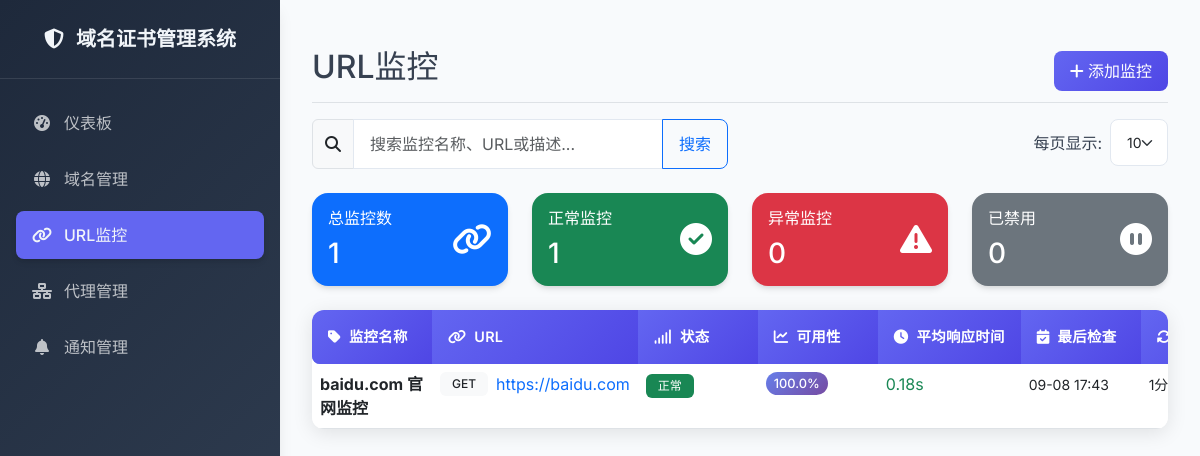
The app's page /urls with its own data.
### app/models/url.py (models this page shows, shortened)
class URL(db.Model):
    id = db.Column(db.Integer, primary_key=True)
    name = db.Column(db.String(255), nullable=False)
    url = db.Column(db.String(500), nullable=False)
    description = db.Column(db.Text)
    is_active = db.Column(db.Boolean, default=True)
    check_interval = db.Column(db.Integer, default=1)  # 检查间隔（分钟）
    timeout = db.Column(db.Integer, default=10)  # 超时时间（秒）
    retry_count = db.Column(db.Integer, default=1)  # 重试次数
    method = db.Column(db.String(10), default='GET')  # GET, POST, PUT, DELETE等
    headers = db.Column(db.Text)  # JSON格式的请求头
    body = db.Column(db.Text)  # 请求体
    content_type = db.Column(db.String(100), default='application/json')  # 内容类型
    expected_status_codes = db.Column(db.String(100), default='200')  # 期望的状态码，逗号分隔
    expected_response_contains = db.Column(db.Text)  # 期望响应包含的内容
    expected_response_not_contains = db.Column(db.Text)  # 期望响应不包含的内容
    response_time_threshold = db.Column(db.Float, default=5.0)  # 响应时间阈值（秒）
    follow_redirects = db.Column(db.Boolean, default=True)  # 是否跟随重定向
    verify_ssl = db.Column(db.Boolean, default=True)  # 是否验证SSL证书
    accept_invalid_cert = db.Column(db.Boolean, default=False)  # 是否接受无效证书
    notification_config_id = db.Column(db.Integer, db.ForeignKey('notification_config.id'), nullable=True)
    proxy_id = db.Column(db.Integer, db.ForeignKey('proxies.id'), nullable=True)
    created_at = db.Column(db.DateTime, default=datetime.utcnow)
    updated_at = db.Column(db.DateTime, default=datetime.utcnow, onupdate=datetime.utcnow)
    url_checks = db.relationship('URLCheck', backref='url', lazy=True, cascade='all, delete-orphan')
    notification_config = db.relationship('NotificationConfig', backref='urls')
    proxy = db.relationship('Proxy', back_populates='url_checks')
    @property
    def status_display(self):
        if not self.is_active:
            return '已禁用'
        latest_check = self.url_checks[-1] if self.url_checks else None
        if not latest_check:
            return '未检查'
        if latest_check.is_available:
            return '正常'
        else:
            return '异常'
    @property
    def status_badge_class(self):
        if not self.is_active:
            return 'bg-secondary'
        latest_check = self.url_checks[-1] if self.url_checks else None
        if not latest_check:
            return 'bg-secondary'
        if latest_check.is_available:
            return 'bg-success'
        else:
            return 'bg-danger'
    @property
    def average_response_time(self):
        if not self.url_checks:
            return 0.0
        response_times = [check.response_time for check in self.url_checks if check.response_time is not None]
        if not response_times:
            return 0.0
        return round(sum(response_times) / len(response_times), 2)
    @property
    def availability_progress_data(self):
        recent_checks = self.url_checks[-10:] if len(self.url_checks) >= 10 else self.url_checks
        bars = []
        empty_count = 10 - len(recent_checks)
        for i in range(empty_count):
            bars.append({'status': 'empty'})
        for check in recent_checks:
            bars.append({
                'status': 'success' if check.is_available else 'failure',
                'tooltip': f"{'成功' if check.is_available else '失败'} - {check.checked_at.strftime('%m-%d %H:%M')}"
            })
        total_checks = len(recent_checks)
        successful_checks = sum(1 for check in recent_checks if check.is_available)
        percentage = round((successful_checks / total_checks) * 100, 1) if total_checks > 0 else 0.0
        return {
            'bars': bars,
            'percentage': percentage,
            'total_checks': total_checks,
            'successful_checks': successful_checks
        }

### app/models/notification.py (models this page shows, shortened)
class URLCheck(db.Model):
    id = db.Column(db.Integer, primary_key=True)
    url_id = db.Column(db.Integer, db.ForeignKey('url.id'), nullable=False)
    status_code = db.Column(db.Integer)
    response_time = db.Column(db.Float)
    is_available = db.Column(db.Boolean, default=True)
    error_message = db.Column(db.Text)
    checked_at = db.Column(db.DateTime, default=get_current_beijing_time)
    response_size = db.Column(db.Integer)  # 响应大小（字节）
    response_headers = db.Column(db.Text)  # 响应头（JSON格式）
    response_content = db.Column(db.Text)  # 响应内容（截取前1000字符）
    status_code_valid = db.Column(db.Boolean)  # 状态码是否有效
    response_time_valid = db.Column(db.Boolean)  # 响应时间是否在阈值内
    content_valid = db.Column(db.Boolean)  # 内容验证是否通过
    ssl_valid = db.Column(db.Boolean)  # SSL证书是否有效
    retry_count = db.Column(db.Integer, default=0)  # 实际重试次数
    final_url = db.Column(db.String(500))  # 最终URL（考虑重定向）
    dns_time = db.Column(db.Float)  # DNS解析时间
    connect_time = db.Column(db.Float)  # 连接时间
    transfer_time = db.Column(db.Float)  # 传输时间

### app/views/urls.py (the view)
@urls_bp.route('/urls')
def index():
    search = request.args.get('search', '')
    page = request.args.get('page', 1, type=int)
    per_page = request.args.get('per_page', 10, type=int)
    query = URL.query
    if search:
        query = query.filter(
            URL.name.contains(search) |
            URL.url.contains(search) |
            URL.description.contains(search)
        )
    pagination = query.paginate(
        page=page,
        per_page=per_page,
        error_out=False
    )
    urls = pagination.items
    return render_template('urls/index.html',
                         urls=urls,
                         pagination=pagination,
                         search=search,
                         per_page=per_page)

### app/templates/urls/index.html (shortened to what this page needs)
{% extends "base.html" %}
{% block content %}
<div class="d-flex justify-content-between flex-wrap flex-md-nowrap align-items-center pt-3 pb-2 mb-3 border-bottom">
    <h1 class="h2">URL监控</h1>
    <div class="btn-toolbar mb-2 mb-md-0">
        <a href="{{ url_for('urls.new') }}" class="btn btn-primary">
            <i class="fas fa-plus"></i> 添加监控
        </a>
    </div>
</div>
<div class="row mb-4">
    <div class="col-md-6">
        <form method="GET" action="{{ url_for('urls.index') }}" class="d-flex">
            <div class="input-group">
                <span class="input-group-text">
                    <i class="fas fa-search"></i>
                </span>
                <input type="text" class="form-control" name="search" value="{{ search }}"
                       placeholder="搜索监控名称、URL或描述...">
                <button type="submit" class="btn btn-outline-primary">搜索</button>
            </div>
        </form>
    </div>
    <div class="col-md-6 text-end">
        <div class="d-flex align-items-center justify-content-end">
            <label class="me-2">每页显示:</label>
            <select class="form-select form-select-sm" style="width: auto;" onchange="changePerPage(this.value)">
                <option value="10" {% if per_page == 10 %}selected{% endif %}>10</option>
            </select>
        </div>
    </div>
</div>
<div class="row mb-4">
    <div class="col-md-3">
        <div class="card bg-primary text-white">
            <div class="card-body">
                <div class="d-flex justify-content-between">
                    <div>
                        <h6 class="card-title">总监控数</h6>
                        <h3 class="mb-0">{{ urls|length }}</h3>
                    </div>
                    <div class="align-self-center">
                        <i class="fas fa-link fa-2x"></i>
                    </div>
                </div>
            </div>
        </div>
    </div>
    <div class="col-md-3">
        <div class="card bg-success text-white">
            <div class="card-body">
                <div class="d-flex justify-content-between">
                    <div>
                        <h6 class="card-title">正常监控</h6>
                        <h3 class="mb-0">{{ urls|selectattr('status_display', 'equalto', '正常')|list|length }}</h3>
                    </div>
                    <div class="align-self-center">
                        <i class="fas fa-check-circle fa-2x"></i>
                    </div>
                </div>
            </div>
        </div>
    </div>
    <div class="col-md-3">
        <div class="card bg-danger text-white">
            <div class="card-body">
                <div class="d-flex justify-content-between">
                    <div>
                        <h6 class="card-title">异常监控</h6>
                        <h3 class="mb-0">{{ urls|selectattr('status_display', 'equalto', '异常')|list|length }}</h3>
                    </div>
                    <div class="align-self-center">
                        <i class="fas fa-exclamation-triangle fa-2x"></i>
                    </div>
                </div>
            </div>
        </div>
    </div>
    <div class="col-md-3">
        <div class="card bg-secondary text-white">
            <div class="card-body">
                <div class="d-flex justify-content-between">
                    <div>
                        <h6 class="card-title">已禁用</h6>
                        <h3 class="mb-0">{{ urls|selectattr('status_display', 'equalto', '已禁用')|list|length }}</h3>
                    </div>
                    <div class="align-self-center">
                        <i class="fas fa-pause-circle fa-2x"></i>
                    </div>
                </div>
            </div>
        </div>
    </div>
</div>
<div class="table-container">
    {% if urls %}
    <div class="table-responsive">
        <table class="table table-hover">
            <thead class="table-header-fusion">
                <tr>
                    <th><i class="fas fa-tag me-2"></i>监控名称</th>
                    <th><i class="fas fa-link me-2"></i>URL</th>
                    <th><i class="fas fa-signal me-2"></i>状态</th>
                    <th><i class="fas fa-chart-line me-2"></i>可用性</th>
                    <th><i class="fas fa-clock me-2"></i>平均响应时间</th>
                    <th><i class="fas fa-calendar-check me-2"></i>最后检查</th>
                    <th><i class="fas fa-sync-alt me-2"></i>检查间隔</th>
                </tr>
            </thead>
                <tbody>
                    {% for url in urls %}
                    <tr class="url-table-row">
                        <td>
                            <strong>{{ url.name }}</strong>
                        </td>
                        <td>
                            <div class="d-flex align-items-center">
                                <span class="badge bg-light text-dark me-2">{{ url.method }}</span>
                                <a href="{{ url.url }}" target="_blank" class="text-decoration-none">
                                    {{ url.url }}
                                </a>
                            </div>
                        </td>
                        <td>
                            <span class="badge {{ url.status_badge_class }}">
                                {{ url.status_display }}
                            </span>
                        </td>
                        <td>
                            {% set progress_data = url.availability_progress_data %}
                            {% if progress_data.total_checks > 0 %}
                            <div class="d-flex align-items-center">
                                <small class="availability-percentage"
                                       data-bs-toggle="tooltip"
                                       data-bs-placement="top"
                                       title="基于最近{{ progress_data.total_checks }}次检查，成功{{ progress_data.successful_checks }}次">
                                    {{ progress_data.percentage }}%
                                </small>
                            </div>
                            {% else %}
                            <span class="text-muted">-</span>
                            {% endif %}
                        </td>
                        <td>
                            {% if url.average_response_time > 0 %}
                            <span class="{% if url.average_response_time <= 1 %}text-success{% elif url.average_response_time <= 3 %}text-warning{% else %}text-danger{% endif %}">
                                {{ url.average_response_time }}s
                            </span>
                            {% else %}
                            <span class="text-muted">-</span>
                            {% endif %}
                        </td>
                        <td>
                            {% if url.url_checks %}
                            <small>{{ url.url_checks[-1].checked_at.strftime('%m-%d %H:%M') }}</small>
                            {% else %}
                            <span class="text-muted">未检查</span>
                            {% endif %}
                        </td>
                        <td>
                            <small>{{ url.check_interval }}分钟</small>
                        </td>
                    </tr>
                    {% endfor %}
                </tbody>
            </table>
        </div>
        {% endif %}
    </div>
</div>
{% endblock %}

### app/templates/urls/index.html (style rules this page uses)
.url-table-row { transition: background-color 0.3s ease; }
.badge { transition: all 0.3s ease; }
.badge.bg-success { animation: pulse 2s infinite; }
@media (max-width: 1200px) { .availability-percentage { font-weight: 600; color: #495057; background: linear-gradient(135deg, #667eea 0%, #764ba2 100%); color: white; padding: 2px 8px; border-radius: 12px; font-size: 0.8rem; min-width: 45px; text-align: center; } }
.availability-percentage { font-weight: 500; min-width: 35px; text-align: right; }

### app/templates/base.html (style rules this page uses)
:root { --primary-color: #6366f1; --primary-dark: #4f46e5; --secondary-color: #64748b; --success-color: #10b981; --warning-color: #f59e0b; --danger-color: #ef4444; --info-color: #06b6d4; --dark-bg: #1e293b; --dark-secondary: #334155; --dark-text: #f1f5f9; --light-bg: #f8fafc; --border-color: #e2e8f0; --shadow: 0 4px 6px -1px rgba(0, 0, 0, 0.1), 0 2px 4px -1px rgba(0, 0, 0, 0.06); --shadow-lg: 0 10px 15px -3px rgba(0, 0, 0, 0.1), 0 4px 6px -2px rgba(0, 0, 0, 0.05); }
* { font-family: 'Inter', -apple-system, BlinkMacSystemFont, 'Segoe UI', Roboto, sans-serif; }
body { background-color: var(--light-bg); color: #374151; }
.table-header-fusion { background: linear-gradient(135deg, #667eea 0%, #764ba2 100%); color: white; border: none; position: relative; overflow: hidden; }
.table-header-fusion::before { content: ''; position: absolute; top: 0; left: 0; right: 0; bottom: 0; background: linear-gradient(45deg, rgba(255,255,255,0.1) 25%, transparent 25%, transparent 50%, rgba(255,255,255,0.1) 50%, rgba(255,255,255,0.1) 75%, transparent 75%, transparent); background-size: 20px 20px; animation: shimmer 2s linear infinite; }
.table-header-fusion th { background: transparent; color: white; font-weight: 600; text-transform: none; letter-spacing: 0.3px; font-size: 0.9rem; padding: 1.2rem 1rem; border: none; position: relative; z-index: 1; text-align: left; vertical-align: middle; white-space: nowrap; min-width: 120px; }
.table-header-fusion th:first-child { border-top-left-radius: 8px; border-bottom-left-radius: 8px; }
.table-container { border-radius: 12px; overflow: hidden; box-shadow: 0 4px 20px rgba(0, 0, 0, 0.1); background: white; }
.table-container .table { margin-bottom: 0; }
.table-container .table tbody tr { transition: all 0.3s ease; }
.table-responsive { scrollbar-width: thin; scrollbar-color: #667eea #f1f1f1; }
.card { border: none; border-radius: 1rem; box-shadow: var(--shadow); transition: all 0.2s ease; }
.btn { border-radius: 0.5rem; font-weight: 500; padding: 0.5rem 1rem; transition: all 0.2s ease; }
.btn-primary { background: linear-gradient(135deg, var(--primary-color) 0%, var(--primary-dark) 100%); border: none; }
.table { border-radius: 0.5rem; overflow: hidden; }
.table thead th { background: linear-gradient(135deg, var(--primary-color) 0%, var(--primary-dark) 100%); color: white; border: none; font-weight: 600; padding: 1rem; }
.table tbody tr { transition: all 0.2s ease; }
.badge { border-radius: 0.375rem; font-weight: 500; padding: 0.375rem 0.75rem; }
.form-control, .form-select { border-radius: 0.5rem; border: 1px solid var(--border-color); padding: 0.75rem 1rem; transition: all 0.2s ease; }

### records on screen
URL: name "baidu.com 官网监控", method "GET", url "https://baidu.com", status_display "正常", percentage "100.0", average_response_time "0.18", checked_at "09-08 17:43", check_interval "1"

### other values on screen
{{ urls|length }} "1"
{{ urls|selectattr('status_display', 'equalto', '正常')|list|length }} "1"
{{ urls|selectattr('status_display', 'equalto', '异常')|list|length }} "0"
{{ urls|selectattr('status_display', 'equalto', '已禁用')|list|length }} "0"
